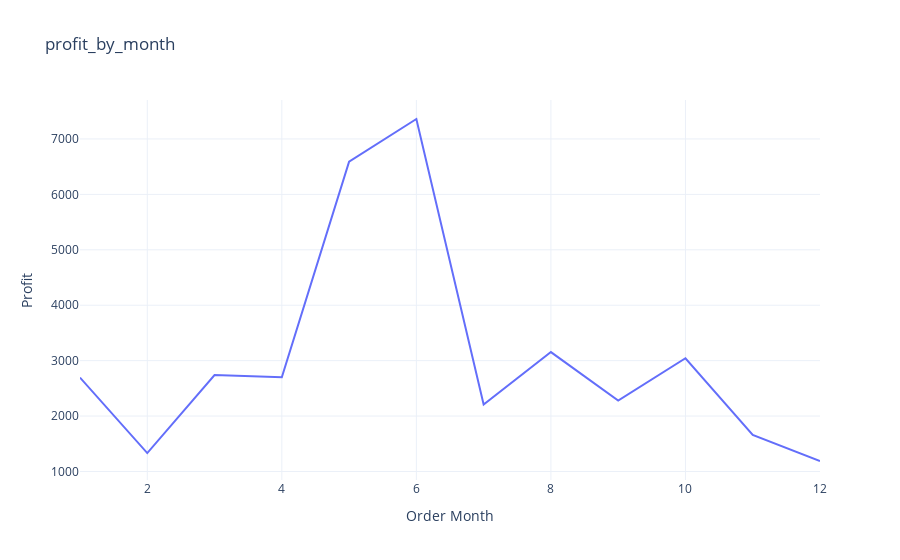

Notebook code cell kept with this figure:
### Code cell


### Figure 1 — Plotly figure (JSON) as saved in the notebook; plotly's stock layout.template omitted (floating-point values rounded to 4 significant figures)
{"data": [{"hovertemplate": "Order Month=%{x}<br>Profit=%{y}<extra></extra>", "legendgroup": "", "line": {"color": "#636efa", "dash": "solid"}, "marker": {"symbol": "circle"}, "mode": "lines", "name": "", "orientation": "v", "showlegend": false, "type": "scatter", "x": [1, 2, 3, 4, 5, 6, 7, 8, 9, 10, 11, 12], "xaxis": "x", "y": [2694.0, 1332.0, 2739.0, 2698.0, 6592.0, 7360.0, 2210.0, 3154.0, 2280.0, 3043.0, 1659.0, 1189.0], "yaxis": "y"}], "layout": {"legend": {"tracegroupgap": 0}, "title": {"text": "profit_by_month"}, "xaxis": {"anchor": "y", "domain": [0, 1], "title": {"text": "Order Month"}}, "yaxis": {"anchor": "x", "domain": [0, 1], "title": {"text": "Profit"}}}}
